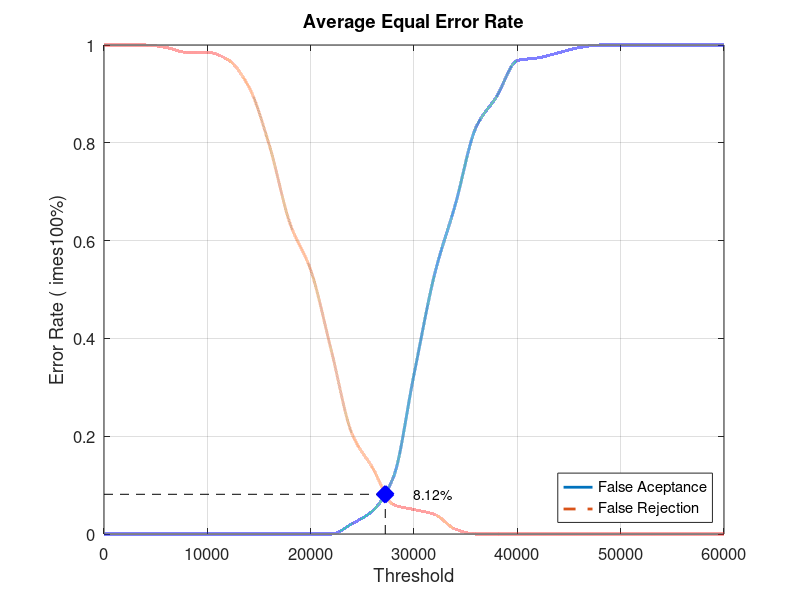
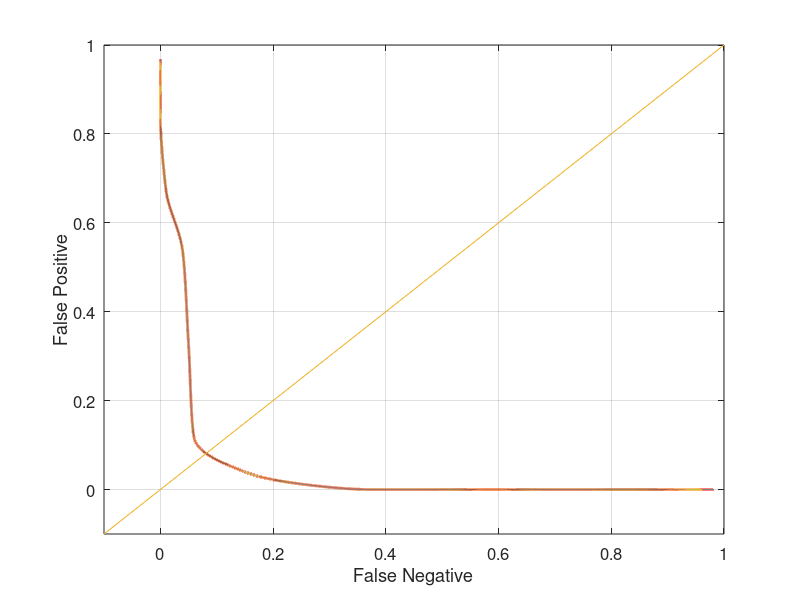

The MATLAB source for these figures, in order:
close all;
clear;
clc;
x = 0:2000:60000;
xq = 0:0.5:60000;

y0 = [0 0 0 0 0 0 0 0 0 0 0 0 0.0210526 0.0473684 0.115789 0.326316 0.531579 0.673684 0.831579 0.894737 0.968421 0.973684 0.984211 0.994737 1 1 1 1 1 1 1]
yy0 = interp1(x, y0, xq, 'pchip');
y1 = [1 1 1 0.995 0.985 0.985 0.97 0.915 0.795 0.635 0.54 0.375 0.205 0.135 0.06 0.05 0.04 0.01 0 0 0 0 0 0 0 0 0 0 0 0 0]
yy1 = interp1(x, y1, xq, 'pchip');

% Calculating EER: 
y2 = abs(y0 - y1);
find(y2 == min(y2))
yy2 = abs(yy0 - yy1);
xEER = find(yy2 == min(yy2));
xEERIndex = xq(xEER) % X-axis EER
yEER = yy0(xEER) % Y-axis EER

main = figure
plot(xq, yy0,'-','LineWidth', 2);	hold on
plot(xq, yy1,'--','LineWidth', 2);	hold on
plot([xEERIndex xEERIndex], [0 yEER], 'k--');	hold on
plot([0 xEERIndex], [yEER yEER], 'k--');	hold on
plot(xEERIndex, yEER, 'bx', 'LineWidth', 10);	hold on
text(xEERIndex + 10 * xEERIndex / 100, yEER, [num2str(round((10000 * yEER)) / 100) '%'])
legend('False Aceptance', 'False Rejection', 'Location', 'SouthEast')
xlabel('Threshold')
ylabel('Error Rate (	imes100%)')
title('Average Equal Error Rate')
set(gca, 'FontSize', 12)
axis([0 60000 0 1])
grid on

print(main, 'Database3_1Main', '-dpng');
FNRxFPR = figure('Color', [1 1 1]);
plot(yy1, yy0, '-', yy1, yy0, 'LineWidth', 2);
hold on
y = -0.1:0.1:1
plot(y, y); 
set(gca, 'FontSize', 12)
xlabel('False Negative')
ylabel('False Positive')
axis([-0.1 1 -0.1 1])
set(gca, 'FontSize', 12)
grid on

print(FNRxFPR, 'Database3_1FNRxFPR','-dpng');
